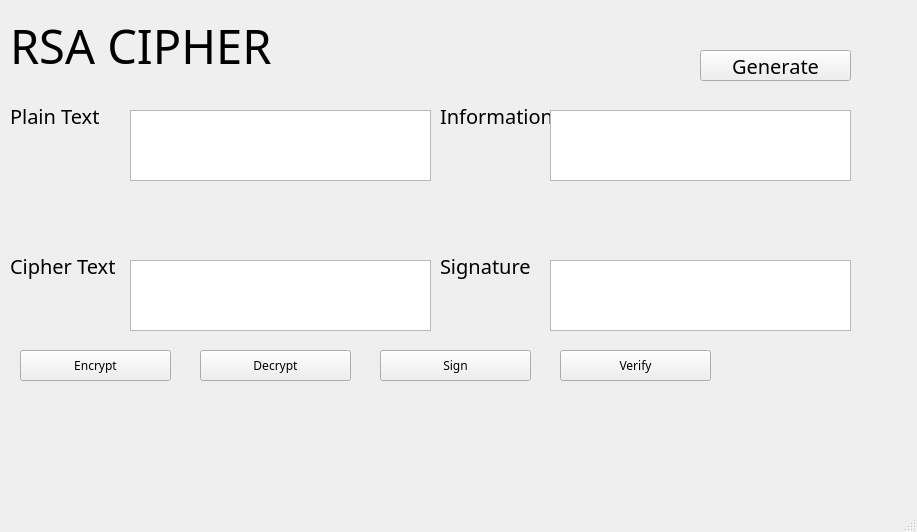
<?xml version="1.0" encoding="UTF-8"?>
<ui version="4.0">
 <class>MainWindow</class>
 <widget class="QMainWindow" name="MainWindow">
  <property name="geometry">
   <rect>
    <x>0</x>
    <y>0</y>
    <width>917</width>
    <height>532</height>
   </rect>
  </property>
  <property name="windowTitle">
   <string>MainWindow</string>
  </property>
  <widget class="QWidget" name="centralwidget">
   <widget class="QLabel" name="label">
    <property name="geometry">
     <rect>
      <x>10</x>
      <y>10</y>
      <width>291</width>
      <height>71</height>
     </rect>
    </property>
    <property name="font">
     <font>
      <family>SVN-Gilroy XBold</family>
      <pointsize>35</pointsize>
     </font>
    </property>
    <property name="text">
     <string>RSA CIPHER</string>
    </property>
   </widget>
   <widget class="QLabel" name="label_2">
    <property name="geometry">
     <rect>
      <x>10</x>
      <y>100</y>
      <width>111</width>
      <height>31</height>
     </rect>
    </property>
    <property name="font">
     <font>
      <family>SVN-Gilroy SemiBold</family>
      <pointsize>15</pointsize>
     </font>
    </property>
    <property name="text">
     <string>Plain Text</string>
    </property>
   </widget>
   <widget class="QLabel" name="label_3">
    <property name="geometry">
     <rect>
      <x>10</x>
      <y>250</y>
      <width>111</width>
      <height>31</height>
     </rect>
    </property>
    <property name="font">
     <font>
      <family>SVN-Gilroy SemiBold</family>
      <pointsize>15</pointsize>
     </font>
    </property>
    <property name="text">
     <string>Cipher Text</string>
    </property>
   </widget>
   <widget class="QLabel" name="label_4">
    <property name="geometry">
     <rect>
      <x>440</x>
      <y>100</y>
      <width>121</width>
      <height>31</height>
     </rect>
    </property>
    <property name="font">
     <font>
      <family>SVN-Gilroy SemiBold</family>
      <pointsize>15</pointsize>
     </font>
    </property>
    <property name="text">
     <string>Information</string>
    </property>
   </widget>
   <widget class="QLabel" name="label_5">
    <property name="geometry">
     <rect>
      <x>440</x>
      <y>250</y>
      <width>121</width>
      <height>31</height>
     </rect>
    </property>
    <property name="font">
     <font>
      <family>SVN-Gilroy SemiBold</family>
      <pointsize>15</pointsize>
     </font>
    </property>
    <property name="text">
     <string>Signature</string>
    </property>
   </widget>
   <widget class="QPlainTextEdit" name="txt_plain_text">
    <property name="geometry">
     <rect>
      <x>130</x>
      <y>110</y>
      <width>301</width>
      <height>71</height>
     </rect>
    </property>
   </widget>
   <widget class="QPlainTextEdit" name="txt_cipher_text">
    <property name="geometry">
     <rect>
      <x>130</x>
      <y>260</y>
      <width>301</width>
      <height>71</height>
     </rect>
    </property>
   </widget>
   <widget class="QPlainTextEdit" name="txt_info">
    <property name="geometry">
     <rect>
      <x>550</x>
      <y>110</y>
      <width>301</width>
      <height>71</height>
     </rect>
    </property>
   </widget>
   <widget class="QPlainTextEdit" name="txt_sign">
    <property name="geometry">
     <rect>
      <x>550</x>
      <y>260</y>
      <width>301</width>
      <height>71</height>
     </rect>
    </property>
   </widget>
   <widget class="QPushButton" name="btn_gen_key">
    <property name="geometry">
     <rect>
      <x>700</x>
      <y>50</y>
      <width>151</width>
      <height>31</height>
     </rect>
    </property>
    <property name="font">
     <font>
      <family>SVN-Gilroy SemiBold</family>
      <pointsize>15</pointsize>
     </font>
    </property>
    <property name="text">
     <string>Generate</string>
    </property>
   </widget>
   <widget class="QPushButton" name="btn_encrypt">
    <property name="geometry">
     <rect>
      <x>20</x>
      <y>350</y>
      <width>151</width>
      <height>31</height>
     </rect>
    </property>
    <property name="font">
     <font>
      <family>SVN-Gilroy SemiBold</family>
     </font>
    </property>
    <property name="text">
     <string>Encrypt</string>
    </property>
   </widget>
   <widget class="QPushButton" name="btn_decrypt">
    <property name="geometry">
     <rect>
      <x>200</x>
      <y>350</y>
      <width>151</width>
      <height>31</height>
     </rect>
    </property>
    <property name="font">
     <font>
      <family>SVN-Gilroy SemiBold</family>
     </font>
    </property>
    <property name="text">
     <string>Decrypt</string>
    </property>
   </widget>
   <widget class="QPushButton" name="btn_sign">
    <property name="geometry">
     <rect>
      <x>380</x>
      <y>350</y>
      <width>151</width>
      <height>31</height>
     </rect>
    </property>
    <property name="font">
     <font>
      <family>SVN-Gilroy SemiBold</family>
     </font>
    </property>
    <property name="text">
     <string>Sign</string>
    </property>
   </widget>
   <widget class="QPushButton" name="btn_verify">
    <property name="geometry">
     <rect>
      <x>560</x>
      <y>350</y>
      <width>151</width>
      <height>31</height>
     </rect>
    </property>
    <property name="font">
     <font>
      <family>SVN-Gilroy SemiBold</family>
     </font>
    </property>
    <property name="text">
     <string>Verify</string>
    </property>
   </widget>
  </widget>
  <widget class="QMenuBar" name="menubar">
   <property name="geometry">
    <rect>
     <x>0</x>
     <y>0</y>
     <width>917</width>
     <height>21</height>
    </rect>
   </property>
  </widget>
  <widget class="QStatusBar" name="statusbar"/>
 </widget>
 <resources/>
 <connections/>
</ui>
